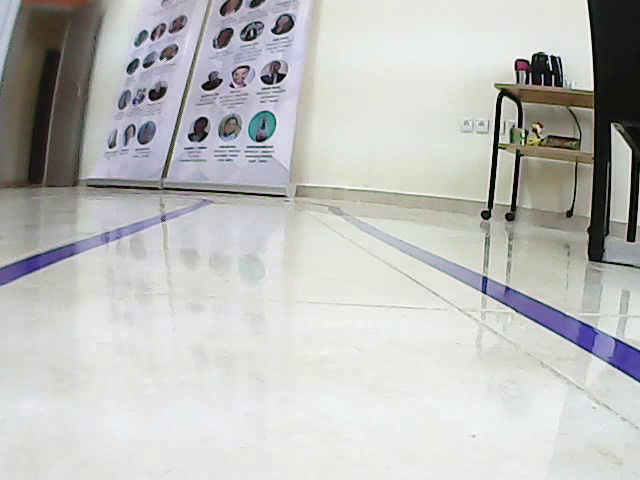
#> input picture data/ligneBleu.png, 640 x 480 px; its folder holds only this picture in this run
$ python -i hand_coded_lane_follower.py   (imports and definitions only)
#> lines starting #> are read from the running program, lines starting #| are printed output that depends on the picture; after the words box and inside, x2 and y2 are one past the last pixel; in counts of white or black regions, pixels touching at a corner belong together
import cv2
import numpy as np
import logging
import math
import datetime
import sys


_SHOW_IMAGE = False
showSlope = False

class HandCodedLaneFollower(object):


    # [155 lines left out: functions __init__, follow_lane, steer, compute_steering_angle, stabilize_steering_angle, display_heading_line, not called in this run]


def show_image(title, frame, show=_SHOW_IMAGE):
    if show:
        cv2.imshow(title, frame)


############################
# Frame processing steps
############################
def detect_lane(frame):
    logging.debug('detecting lane lines...')

    edges = detect_edges(frame)
    show_image('edges', edges)

    cropped_edges = region_of_interest(edges)
    show_image('edges cropped', cropped_edges)

    line_segments = detect_line_segments(cropped_edges)
    line_segment_image = display_lines(frame, line_segments)
    show_image("line segments", line_segment_image)

    lane_lines = average_slope_intercept(frame, line_segments)
    lane_lines_image = display_lines(frame, lane_lines)
    show_image("lane lines", lane_lines_image)

    return lane_lines, lane_lines_image


def detect_edges(frame):
    # filter for blue lane lines
    hsv = cv2.cvtColor(frame, cv2.COLOR_BGR2HSV)
    show_image("hsv", hsv)
    lower_blue = np.array([30, 40, 0])
    upper_blue = np.array([150, 255, 255])
    mask = cv2.inRange(hsv, lower_blue, upper_blue)
    show_image("blue mask", mask)

    # detect edges
    edges = cv2.Canny(mask, 200, 400)

    return edges

# [21 lines left out: function detect_edges_old, not called in this run]


def region_of_interest(canny):
    height, width = canny.shape
    mask = np.zeros_like(canny)

    # only focus bottom half of the screen

    polygon = np.array([[
        (0, height * 1 / 2),
        (width, height * 1 / 2),
        (width, height),
        (0, height),
    ]], np.int32)

    cv2.fillPoly(mask, polygon, 255)
    show_image("mask", mask)
    masked_image = cv2.bitwise_and(canny, mask)
    return masked_image


def detect_line_segments(cropped_edges):
    # tuning min_threshold, minLineLength, maxLineGap is a trial and error process by hand
    rho = 1  # precision in pixel, i.e. 1 pixel
    angle = np.pi / 180  # degree in radian, i.e. 1 degree
    min_threshold = 13  # minimal of votes
    line_segments = cv2.HoughLinesP(cropped_edges, rho, angle, min_threshold, np.array([]), minLineLength=8,
                                    maxLineGap=4)

    if line_segments is not None:
        for line_segment in line_segments:
            logging.debug('detected line_segment:')
            logging.debug("%s of length %s" % (line_segment, length_of_line_segment(line_segment[0])))

    return line_segments


leftLineAge = 0
rightLineAge = 0

def average_slope_intercept(frame, line_segments):
    global leftLineAge
    global rightLineAge
    """
    This function combines line segments into one or two lane lines
    If all line slopes are < 0: then we only have detected left lane
    If all line slopes are > 0: then we only have detected right lane
    """
    lane_lines = []
    if line_segments is None:
        logging.info('No line_segment segments detected')
        return lane_lines

    height, width, _ = frame.shape
    left_fit = []
    right_fit = []

    boundary = 1/3
    left_region_boundary = width * (1 - boundary)  # left lane line segment should be on left 2/3 of the screen
    right_region_boundary = width * boundary # right lane line segment should be on left 2/3 of the screen

    for line_segment in line_segments:
        for x1, y1, x2, y2 in line_segment:
            if x1 == x2:
                logging.info('skipping vertical line segment (slope=inf): %s' % line_segment)
                continue
            fit = np.polyfit((x1, x2), (y1, y2), 1)
            slope = fit[0]
            intercept = fit[1]
            if slope < 0:
                if x1 < left_region_boundary and x2 < left_region_boundary:
                    left_fit.append((slope, intercept))
            else:
                if x1 > right_region_boundary and x2 > right_region_boundary:
                    right_fit.append((slope, intercept))

    left_fit_average = np.average(left_fit, axis=0)
    if len(left_fit) > 0:
        leftLineAge += 1
        if leftLineAge > 1:
            lane_lines.append(make_points(frame, left_fit_average))
    else:
        leftLineAge = 0

    right_fit_average = np.average(right_fit, axis=0)
    if len(right_fit) > 0:
        rightLineAge += 1
        if rightLineAge > 1:
            lane_lines.append(make_points(frame, right_fit_average))
    else:
        rightLineAge = 0
    print("----------------")
    print("-> right age:  ", rightLineAge)
    print("<- left age:  ", leftLineAge)
    logging.debug('lane lines: %s' % lane_lines)  # [[[316, 720, 484, 432]], [[1009, 720, 718, 432]]]
    print(lane_lines)
    return lane_lines


# [13 lines left out: function make_points, not called in this run]


def length_of_line_segment(line):
    x1, y1, x2, y2 = line
    return math.sqrt((x2 - x1) ** 2 + (y2 - y1) ** 2)


###########################
# Utility Functions
############################
def display_lines(frame, lines, line_color=(0, 255, 0), line_width=10):
    line_image = np.zeros_like(frame)
    if lines is not None:
        for line in lines:
            for x1, y1, x2, y2 in line:
                cv2.line(line_image, (x1, y1), (x2, y2), line_color, line_width)
    line_image = cv2.addWeighted(frame, 0.8, line_image, 1, 1)
    return line_image


# [22 lines left out: function display_heading_line, not called in this run]

>>> import cv2
>>> picture = cv2.imread('../data/ligneBleu.png')
#> picture is the input picture: shape (480, 640, 3); mean B, G, R 188.1, 190, 189.2
>>> result = detect_lane(picture)
#> in detect_edges, `hsv = cv2.cvtColor(frame, cv2.COLOR_BGR2HSV)`: hsv: shape (480, 640, 3); mean H, S, V 59.3, 19.2, 194
#> in detect_edges, `mask = cv2.inRange(hsv, lower_blue, upper_blue)`:
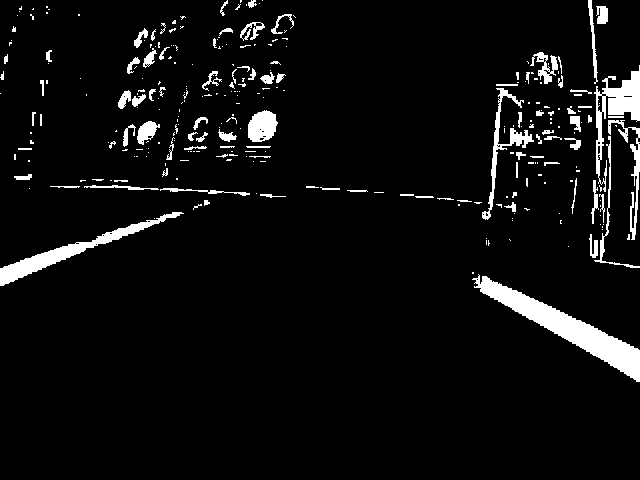
#> mask: shape (480, 640); 5.6% white; 292 white regions (196 under 20 px), largest, box (x1, y1, x2, y2) and area: (472, 274, 640, 382) 4031, (0, 212, 184, 286) 2002, (594, 65, 640, 192) 1733
#> in detect_edges, `edges = cv2.Canny(mask, 200, 400)`:
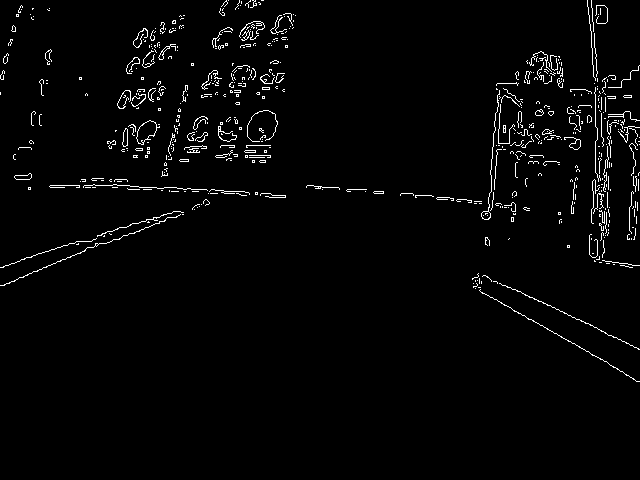
#> edges: shape (480, 640); 2.3% white in thin lines or dots, all inside (x1, y1, x2, y2) = (0, 0, 640, 382)
#> in region_of_interest, `cv2.fillPoly(mask, polygon, 255)`:
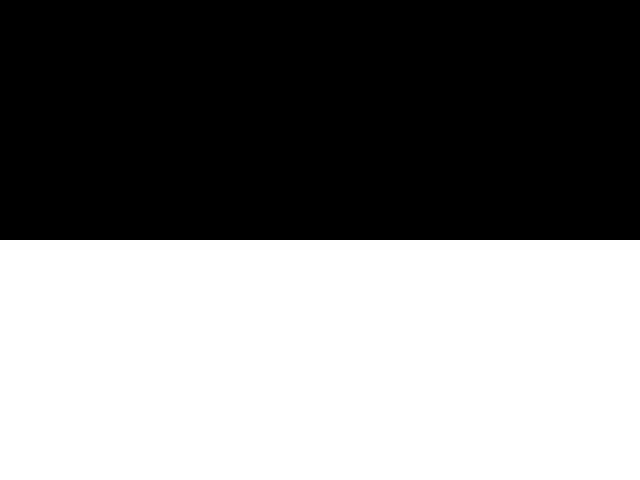
#> mask: shape (480, 640); 50% white; 1 white region, box (x1, y1, x2, y2) and area: (0, 240, 640, 480) 153600
#> in region_of_interest, `masked_image = cv2.bitwise_and(canny, mask)`:
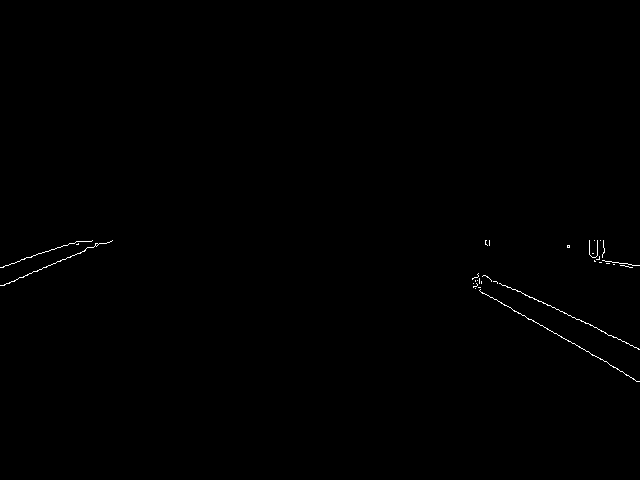
#> masked_image: shape (480, 640); 0.25% white in thin lines or dots, all inside (x1, y1, x2, y2) = (0, 240, 640, 382)
#> in detect_line_segments, `line_segments = cv2.HoughLinesP(cropped_edges, rho, angle, min_thresho..`: line_segments = 21 rows, first 6: [479, 290, 572, 343], [496, 281, 605, 332], [610, 365, 626, 375], [2, 285, 85, 250], [17, 261, 79, 241], [570, 341, 638, 381]
#> the loop in detect_line_segments, `for line_segment in line_segments:` made 21 passes
#> (x1 in length_of_line_segment, y1 in length_of_line_segment, x2 in length_of_line_segment, y2 in length_of_line_segment) on passes 1 to 12: (479, 290, 572, 343), (496, 281, 605, 332), (610, 365, 626, 375), (2, 285, 85, 250), (17, 261, 79, 241), (570, 341, 638, 381), (596, 259, 639, 265), (0, 267, 19, 261), (568, 315, 585, 323), (601, 331, 639, 349), (594, 260, 614, 264), (76, 241, 91, 241)
#> the loop in display_lines, `for line in lines:` made 21 passes
#> after the loop in display_lines, `for line in lines:`:
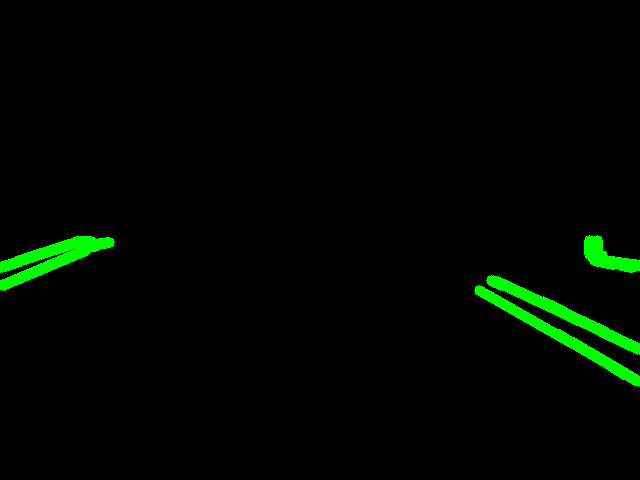
#> line_image: shape (480, 640, 3); mean of channels 0, 1, 2 0, 6.2, 0; drawn as B, G, R
#> in display_lines, `line_image = cv2.addWeighted(frame, 0.8, line_image, 1, 1)`:
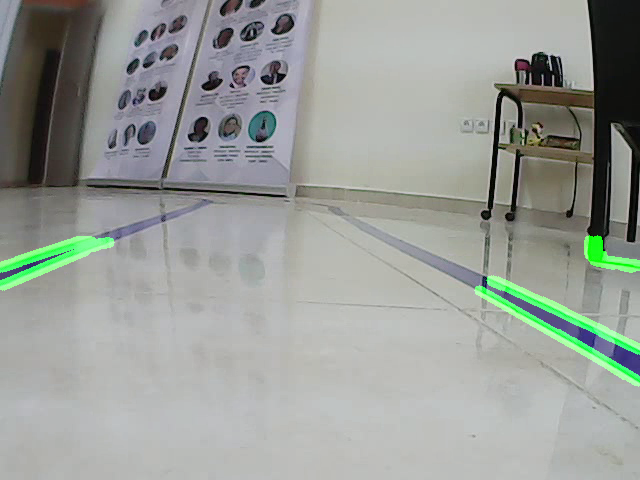
#> line_image: shape (480, 640, 3); mean B, G, R 151.5, 156.5, 152.4
#> the loop in average_slope_intercept, `for line_segment in line_segments:` made 21 passes
#> after the loop in average_slope_intercept, `for line_segment in line_segments:`: left_fit = [(-0.422, 285.8), (-0.323, 266.5), (-0.316, 267), (-0.2, 264.4), (-0.143, 257.6)]; right_fit = [(0.57, 17.02), (0.468, 48.93), (0.625, -16.25), (0.588, 5.71), (0.14, 175.8), (0.471, 47.71), (0.474, 46.32), (0.2, 141.2), (0.615, -9.15), (0.478, 42.26), (0.455, 56.82), (0.182, 152.1)]
#> in average_slope_intercept, `left_fit_average = np.average(left_fit, axis=0)`: left_fit_average = [-0.281, 268.3]
#> in average_slope_intercept, `right_fit_average = np.average(right_fit, axis=0)`: right_fit_average = [0.439, 59.04]
#> in detect_lane, `lane_lines = average_slope_intercept(frame, line_segments)`: lane_lines = []
#> call 2 of display_lines, with line_color = (0, 255, 0), line_width = 10
#> after the loop in display_lines (call 2), `for line in lines:`: line_image: shape (480, 640, 3); every value is 0
#> in display_lines (call 2), `line_image = cv2.addWeighted(frame, 0.8, line_image, 1, 1)`:
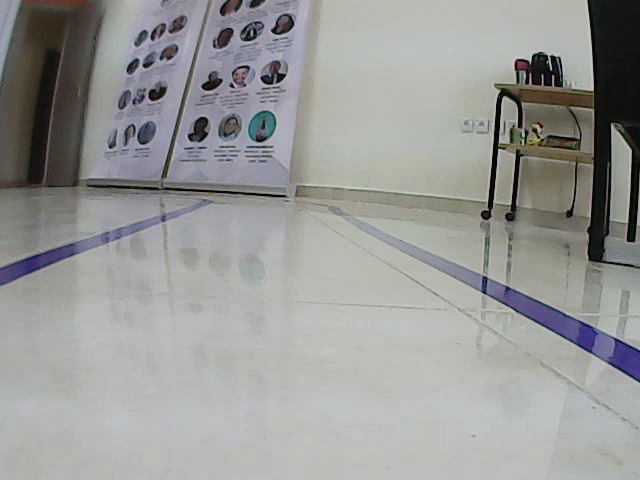
#> line_image: shape (480, 640, 3); mean B, G, R 151.5, 153, 152.4
